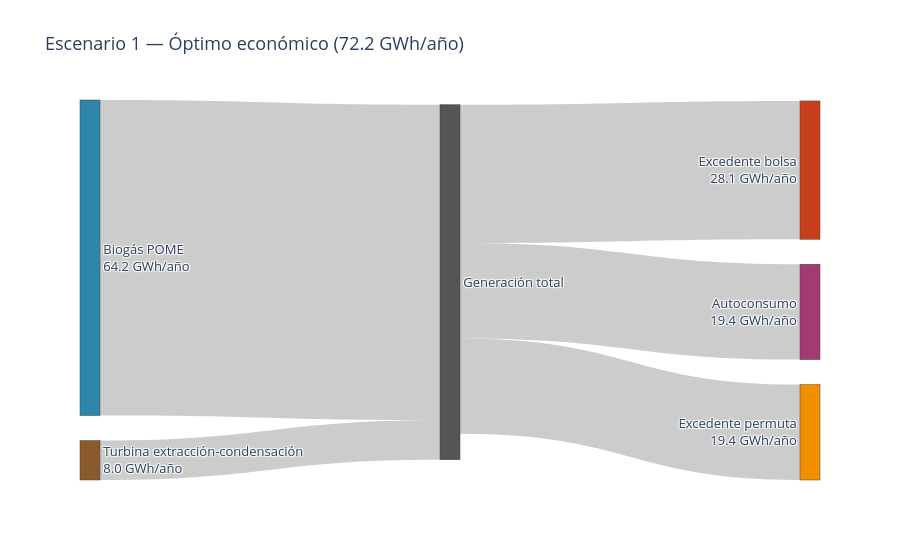
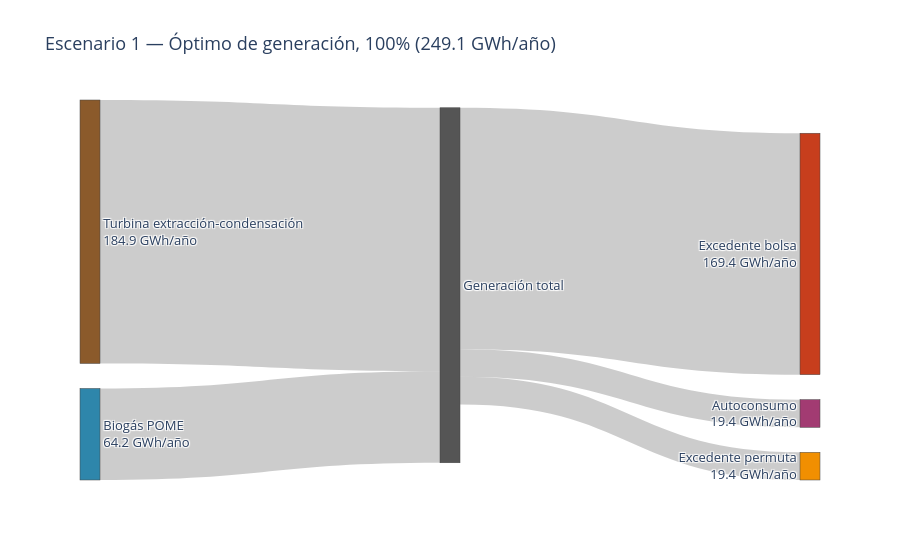

Source (notebook cell) for these figures, in order:
### Code cell
# ==========================================================
# Sección 20 - Ajuste: misma anotación de valores numéricos para 
# Escenario 1 (consistencia de estilo entre ambas figuras del artículo).
# ==========================================================
def construir_sankey_esc1_anotado(m, titulo, nombre_archivo):
    turbina_kWh = sum(pyo.value(m.potencia_turbina_kW[p]) * horas_operacion_anual[p] for p in plantas) / 1e6
    biogas_kWh = sum(pyo.value(m.potencia_biogas_kW[p]) * horas_operacion_anual[p] for p in plantas) / 1e6
    autoconsumo_kWh = sum(pyo.value(m.autoconsumo_kW[p]) * horas_operacion_anual[p] for p in plantas) / 1e6
    permuta_kWh = sum(pyo.value(m.excedente_permuta_kW[p]) * horas_operacion_anual[p] for p in plantas) / 1e6
    bolsa_kWh = sum(pyo.value(m.excedente_bolsa_kW[p]) * horas_operacion_anual[p] for p in plantas) / 1e6

    labels = [
        f"Turbina extracción-condensación<br>{turbina_kWh:.1f} GWh/año",
        f"Biogás POME<br>{biogas_kWh:.1f} GWh/año",
        "Generación total",
        f"Autoconsumo<br>{autoconsumo_kWh:.1f} GWh/año",
        f"Excedente permuta<br>{permuta_kWh:.1f} GWh/año",
        f"Excedente bolsa<br>{bolsa_kWh:.1f} GWh/año",
    ]
    source = [0, 1, 2, 2, 2]
    target = [2, 2, 3, 4, 5]
    value = [turbina_kWh, biogas_kWh, autoconsumo_kWh, permuta_kWh, bolsa_kWh]

    fig = go.Figure(data=[go.Sankey(
        node=dict(pad=25, thickness=20, label=labels,
                   color=["#8B5A2B", "#2E86AB", "#555555", "#A23B72", "#F18F01", "#C73E1D"]),
        link=dict(source=source, target=target, value=value)
    )])
    fig.update_layout(title_text=titulo, font_size=13)
    fig.write_html(nombre_archivo + ".html")
    fig.write_image(nombre_archivo + ".png", scale=2)
    fig.show()
    return {"turbina_GWh": turbina_kWh, "biogas_GWh": biogas_kWh}

r_eco_e1 = construir_sankey_esc1_anotado(m1, "Escenario 1 — Óptimo económico (72.2 GWh/año)", "sankey_esc1_optimo_economico_v2")
r_gen_e1 = construir_sankey_esc1_anotado(m2, "Escenario 1 — Óptimo de generación, 100% (249.1 GWh/año)", "sankey_esc1_optimo_generacion_v2")

print(f"\nCambio en turbina: {r_eco_e1['turbina_GWh']:.2f} -> {r_gen_e1['turbina_GWh']:.2f} GWh/año "
      f"({(r_gen_e1['turbina_GWh']/r_eco_e1['turbina_GWh']-1)*100:+.0f}%)")
print(f"Cambio en biogás:  {r_eco_e1['biogas_GWh']:.2f} -> {r_gen_e1['biogas_GWh']:.2f} GWh/año "
      f"({(r_gen_e1['biogas_GWh']/r_eco_e1['biogas_GWh']-1)*100:+.1f}%)")

### Figure 1 — Plotly figure (JSON) as saved in the notebook; plotly's stock layout.template omitted (floating-point values rounded to 4 significant figures)
{"data": [{"link": {"source": [0, 1, 2, 2, 2], "target": [2, 2, 3, 4, 5], "value": [8.026, 64.22, 19.41, 19.41, 28.14]}, "node": {"color": ["#8B5A2B", "#2E86AB", "#555555", "#A23B72", "#F18F01", "#C73E1D"], "label": ["Turbina extracción-condensación<br>8.0 GWh/año", "Biogás POME<br>64.2 GWh/año", "Generación total", "Autoconsumo<br>19.4 GWh/año", "Excedente permuta<br>19.4 GWh/año", "Excedente bolsa<br>28.1 GWh/año"], "pad": 25, "thickness": 20}, "type": "sankey"}], "layout": {"font": {"size": 13}, "title": {"text": "Escenario 1 — Óptimo económico (72.2 GWh/año)"}}}

### Figure 2 — Plotly figure (JSON) as saved in the notebook; plotly's stock layout.template omitted (floating-point values rounded to 4 significant figures)
{"data": [{"link": {"source": [0, 1, 2, 2, 2], "target": [2, 2, 3, 4, 5], "value": [184.9, 64.22, 19.41, 19.41, 169.4]}, "node": {"color": ["#8B5A2B", "#2E86AB", "#555555", "#A23B72", "#F18F01", "#C73E1D"], "label": ["Turbina extracción-condensación<br>184.9 GWh/año", "Biogás POME<br>64.2 GWh/año", "Generación total", "Autoconsumo<br>19.4 GWh/año", "Excedente permuta<br>19.4 GWh/año", "Excedente bolsa<br>169.4 GWh/año"], "pad": 25, "thickness": 20}, "type": "sankey"}], "layout": {"font": {"size": 13}, "title": {"text": "Escenario 1 — Óptimo de generación, 100% (249.1 GWh/año)"}}}
